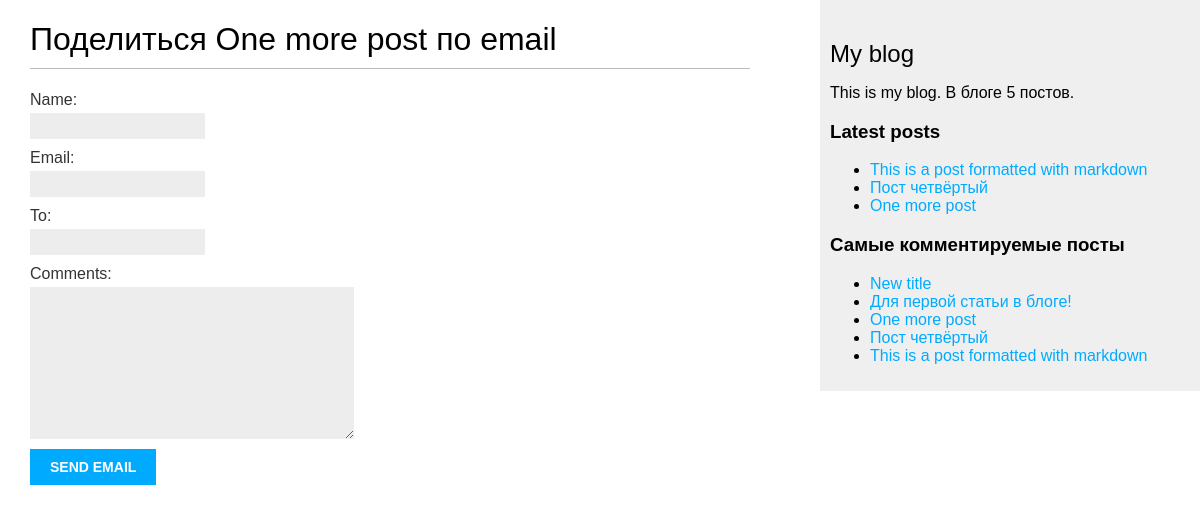
/blog/3/share/, run on the app's committed database.
### blog/models.py (models this page shows, shortened)
class Post(models.Model):
    STATUS_CHOICES = (
        ('draft', 'Draft'),
        ('published', 'Published'),
    )
    title = models.CharField(max_length=250)
    slug = models.SlugField(max_length=250, unique_for_date='publish')
    author = models.ForeignKey(User, on_delete=models.CASCADE, related_name='blog_posts')
    body = models.TextField()
    publish = models.DateTimeField(default=timezone.now)
    created = models.DateTimeField(auto_now_add=True)
    updated = models.DateTimeField(auto_now=True)
    status = models.CharField(max_length=10, choices=STATUS_CHOICES, default='draft')
    objects = models.Manager()  # Менеджер по умолчанию.
    published = PublishedManager()  # Новый менеджер.
    tags = TaggableManager()
    class Meta:
        ordering = ('-publish',)
    def get_absolute_url(self):
        return reverse(
            'blog:post_detail', args=[self.publish.year, self.publish.month, self.publish.day, self.slug]
        )

### blog/views.py (the view)
# urls.py: path('<int:post_id>/share/', views.post_share, name='post_share'),
def post_share(request, post_id):
    post = get_object_or_404(Post, id=post_id, status='published')
    sent = False
    if request.method == 'POST':
        form = EmailPostForm(request.POST)
        if form.is_valid():
            cd = form.cleaned_data
            post_url = request.build_absolute_uri(post.get_absolute_url())
            subject = '{} ({}) recommends you reading "{}"'.format(cd['name'], cd['email'], post.title)
            message = 'Read "{}" at {}\n\n{}\'s comments: {}'.format(post.title, post_url, cd['name'], cd['comments'])
            send_mail(subject, message, 'admin@myblog.com', [cd['to']])
            sent = True
    else:
        form = EmailPostForm()
    return render(request, 'blog/post/share.html', {'post': post, 'form': form, 'sent': sent})

### blog/forms.py
class EmailPostForm(forms.Form):
    name = forms.CharField(max_length=25)
    email = forms.EmailField()
    to = forms.EmailField()
    comments = forms.CharField(required=False, widget=forms.Textarea)

### blog/models.py (called while the page is built)
    def get_queryset(self):
        return super().get_queryset().filter(status='published')

### blog/templatetags/blog_tags.py (called while the page is built)
@register.simple_tag
def total_posts():
    return Post.published.count()

@register.inclusion_tag('blog/post/latest_posts.html')
def show_latest_posts(count=5):
    latest_posts = Post.published.order_by('-publish')[:count]
    return {'latest_posts': latest_posts}

@register.simple_tag
def get_most_commented_posts(count=5):
    return Post.published.annotate(total_comments=Count('comments')).order_by('-total_comments')[:count]

### blog/templates/blog/post/share.html (shortened to what this page needs)
{% extends "blog/base.html" %}
{% block content %}
    {% if sent %}
        <h1>Email успешно отправлен</h1>
        <p>"{{ post.title }}" успешно отправлен {{ form.cleaned_data.to }}.</p>
    {% else %}
        <h1>Поделиться {{ post.title }} по email</h1>
        <form action="." method="post">
            {% for field in form %}
                <div>
                    {{ field.label_tag }} {{ field }}
                </div>
            {% endfor %}
            <input type="submit" value="Send email">
        </form>
    {% endif %}
{% endblock %}

### blog/templates/blog/base.html (shortened to what this page needs)
<!DOCTYPE html>
{% load blog_tags %}
{% load static %}
<html lang="en">
<head>
    <link href='{% static "css/blog.css" %}' rel="stylesheet">
</head>
<body>
    <div id="content">
        {% block content %}{% endblock %}
    </div>
    <div id="sidebar">
        <h2>My blog</h2>
        <p>This is my blog. В блоге {% total_posts %} постов.</p>
        <h3>Latest posts</h3>
        {% show_latest_posts 3 %}
        <h3>Самые комментируемые посты</h3>
        {% get_most_commented_posts as most_commented %}
        <ul>
            {% for post in most_commented %}
                <li><a href="{{ post.get_absolute_url }}">{{ post.title }}</a></li>
            {% endfor %}
        </ul>
    </div>
</body>
</html>

### blog/templates/blog/post/latest_posts.html
<ul>
{% for post in latest_posts %}
<li><a href="{{ post.get_absolute_url }}">{{ post.title }}</a></li>
{% endfor %}
</ul>

### blog/static/css/blog.css (style rules this page uses)
body { margin:0; padding:0; font-family:helvetica, sans-serif; }
a { color:#00abff; text-decoration:none; }
h1 { font-weight:normal; border-bottom:1px solid #bbb; padding:0 0 10px 0; }
h2 { font-weight:normal; margin:30px 0 0; }
#content { float:left; width:60%; padding:0 0 0 30px; }
#sidebar { float:right; width:30%; padding:10px; background:#efefef; height:100%; }
label { float:left; clear:both; color:#333; margin-bottom:4px; }
input, textarea { clear:both; float:left; margin:0 0 10px; background:#ededed; border:0; padding:6px 10px; font-size:12px; }
input[type=submit] { font-weight:bold; background:#00abff; color:#fff; padding:10px 20px; font-size:14px; text-transform:uppercase; }

### data on the page
Post: title "One more post"
Post: title "This is a post formatted with markdown"
Post: title "Пост четвёртый"
Post: title "New title"
Post: title "Для первой статьи в блоге!"

### other printed values
{{ field.label_tag }} "Name:" "Email:" "To:" "Comments:"
